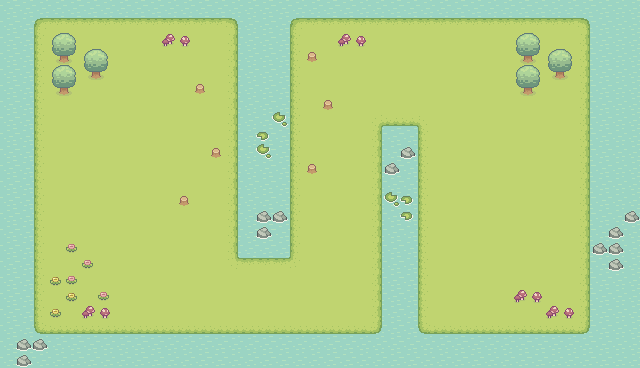

Rendered tile map (Tiled .tmx) drawn with the repository's tilesets; below, a short description and the map source with its tile grids summarised:
An orthogonal 40x23 tile map with 16x16 px tiles, 3 tile layers (Background, grass, objects), 3 tilesets and 16 objects (Player, Logro3, Logro2, Logro1, Info).

<map version="1.10" tiledversion="1.10.2" orientation="orthogonal" renderorder="right-down" width="40" height="23" tilewidth="16" tileheight="16" infinite="0" nextlayerid="7" nextobjectid="17">
 <tileset firstgid="1" source="water.tsx" />
 <tileset firstgid="5" source="grass.tsx" />
 <tileset firstgid="82" source="object_grass.tsx" />
 <layer id="1" name="Background" width="40" height="23">
  <data>[920 cells, 920 non-empty, 4 distinct tile ids]</data>
 </layer>
 <layer id="2" name="grass" width="40" height="23">
  <data>[920 cells, 648 non-empty, 16 distinct tile ids]</data>
 </layer>
 <layer id="3" name="objects" width="40" height="23">
  <data>[920 cells, 47 non-empty, 9 distinct tile ids]</data>
 </layer>
 <objectgroup id="5" name="Spawnpoints">
  <object id="1" name="Player" type="Player" x="128" y="48" width="32" height="32" />
  <object id="2" name="Logro3" type="Logro3" x="464" y="288" width="32" height="32" />
  <object id="3" name="Logro2" type="Logro2" x="304" y="64" width="32" height="32" />
  <object id="4" name="Logro1" type="Logro1" x="48" y="208" width="32" height="32" />
  <object id="5" name="Info" type="Info" x="192" y="96" width="32" height="32" />
 </objectgroup>
 <objectgroup id="6" name="Collisions">
  <object id="6" x="16" y="0" width="16" height="336" />
  <object id="7" x="32" y="0" width="208" height="16" />
  <object id="8" x="240" y="16" width="16" height="240" />
  <object id="9" x="256" y="240" width="32" height="16" />
  <object id="10" x="272" y="16" width="16" height="224" />
  <object id="11" x="288" y="0" width="304" height="16" />
  <object id="12" x="592" y="16" width="16" height="320" />
  <object id="13" x="416" y="336" width="176" height="16" />
  <object id="14" x="400" y="128" width="16" height="208" />
  <object id="15" x="384" y="128" width="16" height="208" />
  <object id="16" x="32" y="336" width="352" height="16" />
 </objectgroup>
</map>
